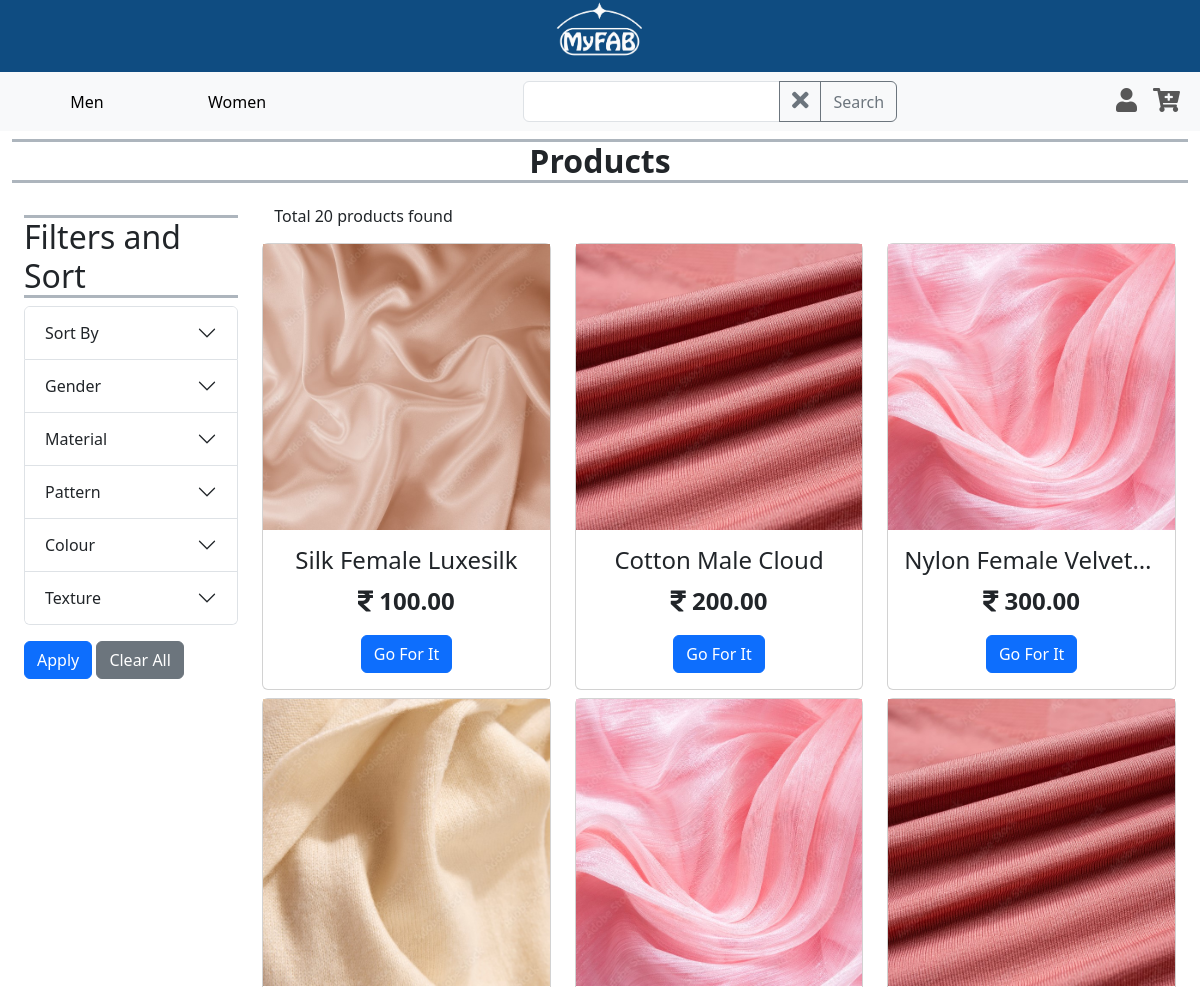
The page /main/products/ (upper part) on the database as committed earlier.
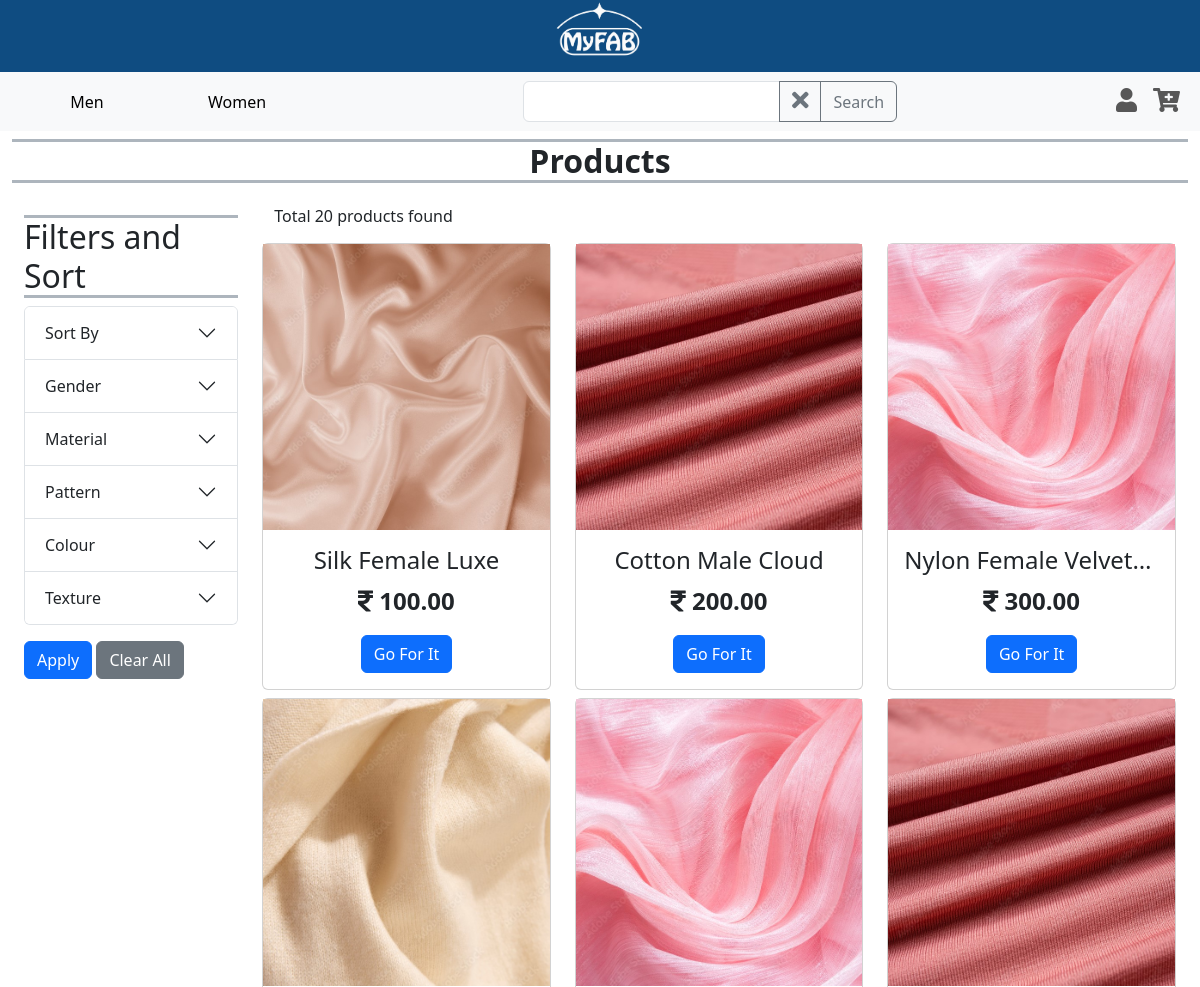
The same page on the database as committed later.
### main/models.py (models this page shows, shortened)
class Product(models.Model):
    name = models.CharField(max_length=255, unique=True, blank=False, null=False)
    price = models.DecimalField(max_digits=10, decimal_places=2, default=0, validators=[MinValueValidator(0)])
    image = models.ImageField(upload_to='images/products')
    description = models.TextField(blank=True)
    qty = models.FloatField(default=0, validators=[MinValueValidator(0)])
    add_date = models.DateField(auto_now_add=True)
    is_active = models.BooleanField(default=True)
    usages = models.ManyToManyField(Usage)
    category_choices = models.ManyToManyField(CategoryChoice)

### main/views.py (the view, shortened to what this page needs)
# urls.py: path('main/products/', ProductPage.as_view(), name = 'products'),
class ProductPage(View):
    def get(self, request):
        products = Product.objects.all()
        search_query = request.GET.get('search', None)
        if search_query:
            products = products.filter(Q(name__icontains=search_query))
        selected_choices = request.GET.getlist('choice', None)
        selected_category_choice_dict = {}
        if selected_category_choice_dict:
            for selected_category, choices in selected_category_choice_dict.items():
                q_obj = Q()
                for choice in choices:
                    q_obj |= Q(category_choices__name=choice)
                products = products.filter(q_obj)
        product_count = products.count()
        sort_by = request.GET.get('sort', None)
        if sort_by == 'newest':
            products = products.order_by('-add_date')
        elif sort_by == 'name_asc':
            products = products.order_by(Lower('name'))
        elif sort_by == 'name_dsc':
            products = products.order_by(Lower('name')).reverse()
        elif sort_by == 'lowest':
            products = products.order_by('price')
        elif sort_by == 'highest':
            products = products.order_by('-price')
        paginator = Paginator(products, 9)
        page_number = request.GET.get('page')
        try:
            paged_products = paginator.page(page_number)
        except PageNotAnInteger:
            paged_products = paginator.page(1)
        except EmptyPage:
            paged_products = paginator.page(paginator.num_pages)
        categories = Category.objects.all()
        category_choice_dict = {}
        for category in categories:
            choice_obj = CategoryChoice.objects.filter(category=category)
            choices_list = [choice.name for choice in choice_obj]
            category_choice_dict[category.name] = choices_list
        context = {'products': paged_products,
                   'product_count': product_count,
                   'category_choice_dict': category_choice_dict,
                   'selected_choices': selected_choices,
                   'sort_by': sort_by,
                   'search_query': search_query
                   }
        return render(request, 'products.html', context)

### templates/products.html (shortened to what the changed rows need)
{% extends 'base.html' %}
{% load static %}
{% load custom_filters %}
{% block content %}
    <section class="container-fluid prod-sec-flex-container d-flex my-2">
        <div class="container filter-sec w-25 my-4">
            <div class="accordion d-none d-lg-block" id="filterAccordion">
                <form action="" method="get">
                    <div class="accordion-item">
                        <h2 class="accordion-header" id="sortHeading">
                            <button class="accordion-button collapsed" type="button" data-bs-toggle="collapse" data-bs-target="#sortCollapse" aria-expanded="false" aria-controls="sortCollapse">
                                Sort By
                            </button>
                        </h2>
                    </div>
                    {% for category, choices in category_choice_dict.items %}
                    <div class="accordion-item">
                        <h2 class="accordion-header" id="category1Heading">
                            <button class="accordion-button collapsed" type="button" data-bs-toggle="collapse" data-bs-target="#{{category}}Collapse" aria-expanded="false" aria-controls="{{category}}Collapse">
                                {{category|title}}
                            </button>
                        </h2>
                    </div>
                    {% endfor %}
                </form>
            </div>
        </div>
        <div class="container grid-container text-center my-3">
            <div class="row row-cols-1 row-cols-sm-2 row-cols-md-3">
                {% for product in products %}
                <div class="col mt-2">
                    <div class="card" >
                        <img src="{{ product.image.url }}" class="{{product.name}}-img" alt="...">
                        <div class="card-body">
                        <h4 class="card-title text-truncate">{{product.name|title}}</h4>
                        <p class="card-text fw-bold fs-4"><i class="fa">&#xf156;</i>  {{product.price}}</p>
                        <a href="#" class="btn btn-primary">Go For It</a>
                        </div>
                    </div>
                </div>
                {% endfor %}
            </div>
        </div>
    </section>
{% endblock %}

Rows that differ between the two databases and show on the page:
changed Product: name "Silk Female Luxesilk" → "Silk Female Luxe"
